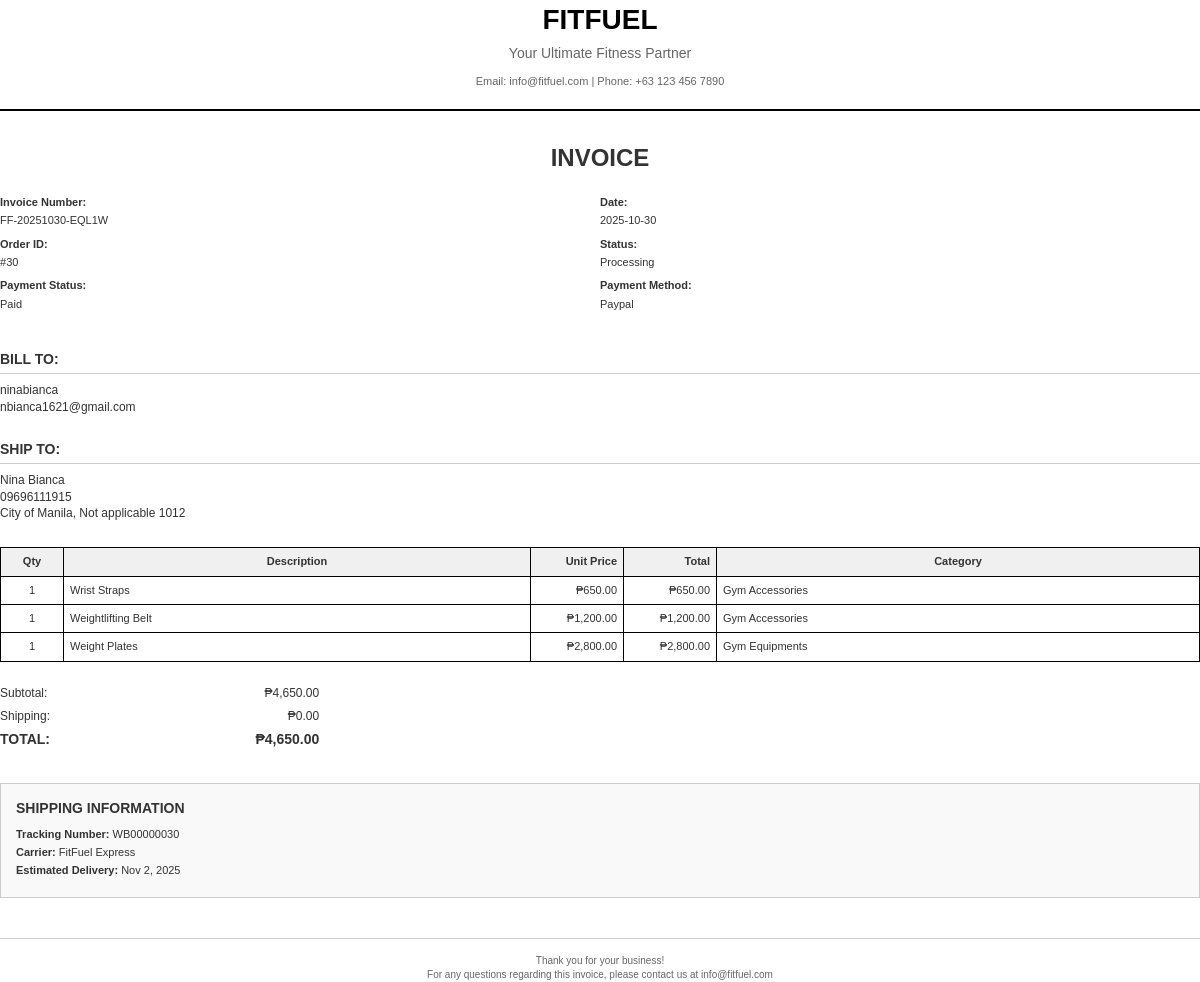
The page /admin/generate_invoice.php?id=30 (signed in) on the database its author committed.
### tables this page shows
CREATE TABLE `orders` (
  `order_id` bigint(20) UNSIGNED NOT NULL,
  `custom_order_id` varchar(20) DEFAULT NULL,
  `user_id` bigint(20) UNSIGNED NOT NULL,
  `status` enum('pending','processing','shipped','delivered','cancelled','returned','refunded') NOT NULL DEFAULT 'pending',
  `payment_method` varchar(50) DEFAULT NULL,
  `payment_status` enum('pending','paid','refunded','failed') NOT NULL DEFAULT 'pending',
  `payment_reference` varchar(255) DEFAULT NULL,
  `shipping_address` text DEFAULT NULL,
  `total_amount` decimal(10,2) NOT NULL DEFAULT 0.00,
  `estimated_delivery_date` date DEFAULT NULL,
  `return_reason` text DEFAULT NULL,
  `refund_amount` decimal(10,2) DEFAULT NULL,
  `stock_deducted` tinyint(1) NOT NULL DEFAULT 0,
  `created_at` timestamp NOT NULL DEFAULT current_timestamp(),
  `updated_at` timestamp NOT NULL DEFAULT current_timestamp() ON UPDATE current_timestamp()
);

CREATE TABLE `users` (
  `user_id` bigint(20) UNSIGNED NOT NULL,
  `username` varchar(100) NOT NULL,
  `email` varchar(150) NOT NULL,
  `phone` varchar(20) DEFAULT NULL,
  `date_of_birth` date DEFAULT NULL,
  `address` varchar(255) DEFAULT NULL,
  `password_hash` varchar(255) DEFAULT NULL,
  `google_id` varchar(255) DEFAULT NULL,
  `role` enum('admin','manager','staff','customer') NOT NULL DEFAULT 'customer',
  `status` enum('active','inactive','suspended') NOT NULL DEFAULT 'active',
  `created_at` timestamp NOT NULL DEFAULT current_timestamp(),
  `updated_at` timestamp NOT NULL DEFAULT current_timestamp() ON UPDATE current_timestamp(),
  `last_login` timestamp NULL DEFAULT NULL,
  `first_name` varchar(100) DEFAULT NULL,
  `last_name` varchar(100) DEFAULT NULL,
  `profile_picture` varchar(255) DEFAULT NULL,
  `otp` varchar(6) DEFAULT NULL,
  `otp_expiry` datetime DEFAULT NULL
);

CREATE TABLE `order_items` (
  `order_item_id` bigint(20) UNSIGNED NOT NULL,
  `order_id` bigint(20) UNSIGNED NOT NULL,
  `product_id` bigint(20) UNSIGNED NOT NULL,
  `quantity` int(11) NOT NULL,
  `price` decimal(10,2) NOT NULL,
  `return_requested` tinyint(1) NOT NULL DEFAULT 0,
  `review_submitted` tinyint(1) NOT NULL DEFAULT 0
);

CREATE TABLE `products` (
  `product_id` bigint(20) UNSIGNED NOT NULL,
  `name` varchar(150) NOT NULL,
  `description` text DEFAULT NULL,
  `price` decimal(10,2) NOT NULL,
  `stock` int(10) UNSIGNED NOT NULL DEFAULT 0,
  `category_id` bigint(20) UNSIGNED DEFAULT NULL,
  `subcategory_id` bigint(20) UNSIGNED DEFAULT NULL,
  `images` longtext DEFAULT NULL CHECK (json_valid(`images`)),
  `status` enum('active','inactive') NOT NULL DEFAULT 'active',
  `is_popular` tinyint(1) NOT NULL DEFAULT 0,
  `is_best_seller` tinyint(1) NOT NULL DEFAULT 0,
  `sale_percentage` int(11) DEFAULT 0,
  `created_at` timestamp NOT NULL DEFAULT current_timestamp(),
  `updated_at` timestamp NOT NULL DEFAULT current_timestamp() ON UPDATE current_timestamp(),
  `min_stock_level` int(11) NOT NULL DEFAULT 10,
  `average_rating` decimal(3,2) NOT NULL DEFAULT 0.00,
  `total_reviews` int(11) NOT NULL DEFAULT 0,
  `rating_5_count` int(11) NOT NULL DEFAULT 0,
  `rating_4_count` int(11) NOT NULL DEFAULT 0,
  `rating_3_count` int(11) NOT NULL DEFAULT 0,
  `rating_2_count` int(11) NOT NULL DEFAULT 0,
  `rating_1_count` int(11) NOT NULL DEFAULT 0
);

CREATE TABLE `categories` (
  `category_id` bigint(20) UNSIGNED NOT NULL,
  `name` varchar(100) NOT NULL,
  `description` text DEFAULT NULL,
  `created_at` timestamp NOT NULL DEFAULT current_timestamp(),
  `updated_at` timestamp NOT NULL DEFAULT current_timestamp() ON UPDATE current_timestamp()
);

### config/currency_helper.php (called while the page is built, shortened)
<?php
function getCurrencySettings() {
    static $settings = null;
    if ($settings === null) {
        $settings = [
            'symbol' => '₱',
            'code' => 'PHP',
            'position' => 'before'
        ];
        try {
            $pdo = getDBConnection();
            $stmt = $pdo->query("SELECT key_name, value FROM settings WHERE key_name IN ('currency_symbol', 'currency_code', 'currency_position')");
            while ($row = $stmt->fetch()) {
                switch ($row['key_name']) {
                    case 'currency_symbol':
                        $settings['symbol'] = $row['value'] ?: '₱';
                        break;
                    case 'currency_code':
                        $settings['code'] = $row['value'] ?: 'PHP';
                        break;
                    case 'currency_position':
                        $settings['position'] = $row['value'] ?: 'before';
                        break;
                }
            }
        } catch (Exception $e) {
        }
    }
    return $settings;
}
function formatCurrency($amount, $decimals = 2) {
    $settings = getCurrencySettings();
    $formatted = number_format((float)$amount, $decimals);
    if ($settings['position'] === 'after') {
        return $formatted . $settings['symbol'];
    } else {
        return $settings['symbol'] . $formatted;
    }
}
?>

### admin/generate_invoice.php (the view, shortened to what this page needs)
<?php
require_once '../config/currency_helper.php';
$pdo = getDBConnection();
$order_id = (int)($_GET['id'] ?? 0);
$orderQuery = "
    SELECT
        o.*,
        u.username,
        u.email
    FROM orders o
    JOIN users u ON u.user_id = o.user_id
    WHERE o.order_id = ?
";
$orderStmt = $pdo->prepare($orderQuery);
$orderStmt->execute([$order_id]);
$order = $orderStmt->fetch();
$itemsQuery = "
    SELECT
        oi.*,
        p.name as product_name,
        p.images,
        p.description as product_description,
        c.name as category_name,
        sc.name as subcategory_name
    FROM order_items oi
    JOIN products p ON p.product_id = oi.product_id
    LEFT JOIN categories c ON c.category_id = p.category_id
    LEFT JOIN subcategories sc ON sc.subcategory_id = p.subcategory_id
    WHERE oi.order_id = ?
";
$itemsStmt = $pdo->prepare($itemsQuery);
$itemsStmt->execute([$order_id]);
$order_items = $itemsStmt->fetchAll();
$shipping_address = [];
if ($order['shipping_address']) {
    try {
        $shipping_address = json_decode($order['shipping_address'], true) ?: [];
    } catch (Exception $e) {
        $shipping_address = [];
    }
}
$waybill_info = null;
if ($order['status'] === 'processing' || $order['status'] === 'shipped' || $order['status'] === 'delivered') {
    $waybill_info = generateWaybill($order, $shipping_address);
}
function generateWaybill($order_data, $shipping_address) {
    return [
        'tracking_number' => 'WB' . str_pad($order_data['order_id'], 8, '0', STR_PAD_LEFT),
        'carrier' => 'FitFuel Express',
        'estimated_delivery' => date('Y-m-d', strtotime('+3 days')),
        'status' => 'created'
    ];
}
?>
<!DOCTYPE html>
<html>
<head>
</head>
<body>
    <div class="header">
        <div class="company-name">FITFUEL</div>
        <div class="company-tagline">Your Ultimate Fitness Partner</div>
        <div class="company-contact">Email: info@fitfuel.com | Phone: +63 123 456 7890</div>
    </div>
    <div class="invoice-title">INVOICE</div>
    <div class="invoice-info">
        <div class="info-section">
            <div class="info-label">Invoice Number:</div>
            <div class="info-value"><?php echo htmlspecialchars($order['custom_order_id'] ?? 'FF-' . str_pad($order['order_id'], 6, '0', STR_PAD_LEFT)); ?></div>
            <div class="info-label">Order ID:</div>
            <div class="info-value">#<?php echo $order['order_id']; ?></div>
            <div class="info-label">Payment Status:</div>
            <div class="info-value"><?php echo ucfirst($order['payment_status']); ?></div>
        </div>
        <div class="info-section">
            <div class="info-label">Date:</div>
            <div class="info-value"><?php echo date('Y-m-d', strtotime($order['created_at'])); ?></div>
            <div class="info-label">Status:</div>
            <div class="info-value"><?php echo ucfirst($order['status']); ?></div>
            <div class="info-label">Payment Method:</div>
            <div class="info-value"><?php echo ucfirst(str_replace('_', ' ', $order['payment_method'] ?? 'N/A')); ?></div>
        </div>
    </div>
    <div class="customer-section">
        <div class="section-title">Bill To:</div>
        <div><?php echo htmlspecialchars($order['username']); ?></div>
        <div><?php echo htmlspecialchars($order['email']); ?></div>
    </div>
    <?php if (!empty($shipping_address)): ?>
    <div class="customer-section">
        <div class="section-title">Ship To:</div>
        <div><?php echo htmlspecialchars($shipping_address['full_name'] ?? ''); ?></div>
        <?php if (!empty($shipping_address['phone'])): ?>
        <div><?php echo htmlspecialchars($shipping_address['phone']); ?></div>
        <?php endif; ?>
        <div><?php echo htmlspecialchars(($shipping_address['city'] ?? '') . ', ' . ($shipping_address['state'] ?? '') . ' ' . ($shipping_address['postal_code'] ?? '')); ?></div>
    </div>
    <?php endif; ?>
    <table class="items-table">
        <thead>
            <tr>
                <th class="qty">Qty</th>
                <th>Description</th>
                <th class="price">Unit Price</th>
                <th class="total">Total</th>
                <th>Category</th>
            </tr>
        </thead>
        <tbody>
            <?php
            $subtotal = 0;
            foreach ($order_items as $item):
                $item_total = (float)$item['price'] * (int)$item['quantity'];
                $subtotal += $item_total;
            ?>
            <tr>
                <td class="qty"><?php echo (int)$item['quantity']; ?></td>
                <td><?php echo htmlspecialchars($item['product_name']); ?></td>
                <td class="price"><?php echo formatCurrency((float)$item['price']); ?></td>
                <td class="total"><?php echo formatCurrency($item_total); ?></td>
                <td><?php echo htmlspecialchars($item['category_name'] ?? ''); ?></td>
            </tr>
            <?php endforeach; ?>
        </tbody>
    </table>
    <div class="summary">
        <div class="summary-row">
            <span class="summary-label">Subtotal:</span>
            <span class="summary-value"><?php echo formatCurrency($subtotal); ?></span>
        </div>
        <div class="summary-row">
            <span class="summary-label">Shipping:</span>
            <span class="summary-value"><?php echo formatCurrency(0); ?></span>
        </div>
        <div class="summary-row summary-total">
            <span class="summary-label">TOTAL:</span>
            <span class="summary-value"><?php echo formatCurrency($subtotal); ?></span>
        </div>
    </div>
    <?php if ($waybill_info): ?>
    <div class="waybill-section">
        <div class="waybill-title">Shipping Information</div>
        <div class="waybill-info"><strong>Tracking Number:</strong> <?php echo htmlspecialchars($waybill_info['tracking_number']); ?></div>
        <div class="waybill-info"><strong>Carrier:</strong> <?php echo htmlspecialchars($waybill_info['carrier']); ?></div>
        <?php if ($order['estimated_delivery_date']): ?>
        <div class="waybill-info"><strong>Estimated Delivery:</strong> <?php echo date('M j, Y', strtotime($order['estimated_delivery_date'])); ?></div>
        <?php endif; ?>
    </div>
    <?php endif; ?>
    <div class="footer">
        <div>Thank you for your business!</div>
        <div>For any questions regarding this invoice, please contact us at info@fitfuel.com</div>
    </div>
</body>
</html>

### admin/generate_invoice.php (style rules this page uses)
body { font-family: Arial, sans-serif; margin: 0; padding: 0; color: #333; font-size: 12px; line-height: 1.4; }
.header { text-align: center; margin-bottom: 30px; border-bottom: 2px solid #000; padding-bottom: 20px; }
.company-name { font-size: 28px; font-weight: bold; color: #000; margin-bottom: 5px; }
.company-tagline { font-size: 14px; color: #666; margin-bottom: 10px; }
.company-contact { font-size: 11px; color: #666; }
.invoice-title { font-size: 24px; font-weight: bold; margin-bottom: 20px; text-align: center; }
.invoice-info { display: table; width: 100%; margin-bottom: 30px; }
.info-section { display: table-cell; width: 50%; vertical-align: top; padding-right: 20px; }
.info-label { font-weight: bold; margin-bottom: 3px; font-size: 11px; }
.info-value { margin-bottom: 8px; font-size: 11px; }
.customer-section { margin-bottom: 25px; }
.section-title { font-size: 14px; font-weight: bold; margin-bottom: 8px; text-transform: uppercase; border-bottom: 1px solid #ccc; padding-bottom: 3px; }
.items-table { width: 100%; border-collapse: collapse; margin-bottom: 20px; font-size: 11px; }
.items-table th, .items-table td { border: 1px solid #000; padding: 6px; text-align: left; }
.items-table th { background-color: #f0f0f0; font-weight: bold; text-align: center; }
.items-table .qty { text-align: center; width: 50px; }
.items-table .price, .items-table .total { text-align: right; width: 80px; }
.summary { margin-top: 20px; width: 100%; }
.summary-row { display: table-row; margin-bottom: 3px; }
.summary-label { display: table-cell; width: 80%; padding: 3px 0; }
.summary-value { display: table-cell; width: 20%; text-align: right; padding: 3px 0; }
.summary-total { font-weight: bold; font-size: 14px; border-top: 2px solid #000; padding-top: 8px; margin-top: 8px; }
.footer { margin-top: 40px; text-align: center; font-size: 10px; color: #666; border-top: 1px solid #ccc; padding-top: 15px; }
.waybill-section { margin-top: 30px; padding: 15px; background-color: #f9f9f9; border: 1px solid #ccc; }
.waybill-title { font-size: 14px; font-weight: bold; margin-bottom: 8px; text-transform: uppercase; }
.waybill-info { font-size: 11px; margin-bottom: 3px; }

### rows shown on the page
orders: custom_order "FF-20251030-EQL1W", order_id "30", payment_status "Paid", created_at "2025-10-30", status "Processing", payment_method "Paypal", user.username "ninabianca", user.email "nbianca1621@gmail.com", shipping_address+order_id "WB00000030", shipping_address+order_id "FitFuel Express", estimated_delivery_date "Nov 2, 2025"
order_items: quantity "1", product.name "Wrist Straps", price "₱650.00", formatCurrency($item_total) "₱650.00", categories.name "Gym Accessories"
order_items: quantity "1", product.name "Weightlifting Belt", price "₱1,200.00", formatCurrency($item_total) "₱1,200.00", categories.name "Gym Accessories"
order_items: quantity "1", product.name "Weight Plates", price "₱2,800.00", formatCurrency($item_total) "₱2,800.00", categories.name "Gym Equipments"

### other values the page prints
$shipping_address['full_name'] "Nina Bianca"
$shipping_address['phone'] "09696111915"
formatCurrency($subtotal) "₱4,650.00"
formatCurrency(0) "₱0.00"
